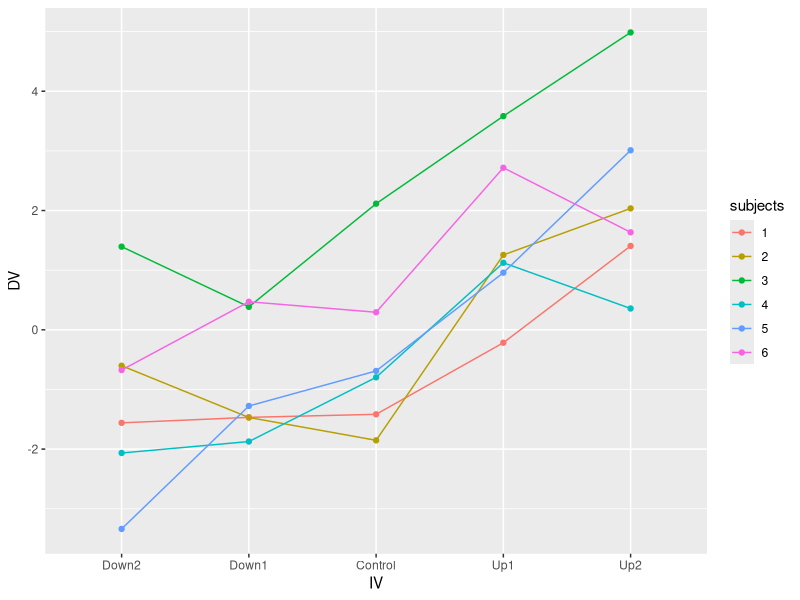

Here is the R script that generated this plot: (Note: this script raises an error after producing the figure.)
## ---- chunk 1
knitr::opts_chunk$set(echo = TRUE)
## ---- chunk 2
library(tibble)
library(dplyr)
library(ggplot2)

sim_data<-tibble(
  subjects=rep(1:6,each=5),
  IV=rep(c("Down2","Down1","Control","Up1","Up2"),times=6),
  DV=rnorm(5*6,c(-2,-1,0,1,2),1)
  )%>%
    mutate(DV = DV+rep(rnorm(6,0,1),each=5))

sim_data$IV<-factor(sim_data$IV,
                    levels=c("Down2","Down1","Control","Up1","Up2"))

sim_data$subjects<-as.factor(sim_data$subjects)

ggplot(sim_data, aes(x=IV, y=DV, group=subjects, color=subjects))+
  geom_point()+
  geom_line()
                 
## ---- chunk 3
p_value<-c()

for (i in 1:1000){
  
  sim_data<-tibble(
    subjects=rep(1:6,each=5),
    IV=rep(c("Down2","Down1","Control","Up1","Up2"),times=6),
    DV=rnorm(5*6,c(-.2,-.1,0,.1,.2),1)
  )%>%
    mutate(DV = DV+rep(rnorm(6,0,1),each=5))

  sim_data$IV<-factor(sim_data$IV,
                      levels=c("Down2","Down1","Control","Up1","Up2"))

  sim_data$subjects<-as.factor(sim_data$subjects)
  
  aov_out<-summary(aov(DV~IV + Error(subjects),sim_data))

  p_value[i]<-aov_out[2]$`Error: Within`[[1]]$`Pr(>F)`[1] 
}

#get proportion of p values less than .05
length(p_value[p_value<.05])/1000
## ---- chunk 4
godden_baddeley <- tribble(~Subjects,~LearningPlace,~TestingPlace,~Recall,
        "s1","On Land","On Land",34,
        "s2","On Land","On Land",37,
        "s3","On Land","On Land",27,
        "s4","On Land","On Land",43,
        "s5","On Land","On Land",44,
        "s1","On Land","Under Sea",18,
        "s2","On Land","Under Sea",21,
        "s3","On Land","Under Sea",25,
        "s4","On Land","Under Sea",37,
        "s5","On Land","Under Sea",34,
        "s1","Under Sea","On Land",14,
        "s2","Under Sea","On Land",21,
        "s3","Under Sea","On Land",31,
        "s4","Under Sea","On Land",27,
        "s5","Under Sea","On Land",32,
        "s1","Under Sea","Under Sea",22,
        "s2","Under Sea","Under Sea",25,
        "s3","Under Sea","Under Sea",33,
        "s4","Under Sea","Under Sea",33,
        "s5","Under Sea","Under Sea",42
        )

# convert IVs to factors
godden_baddeley <- godden_baddeley %>%
  mutate(Subjects = as.factor(Subjects),
         LearningPlace = as.factor(LearningPlace),
         TestingPlace = as.factor(TestingPlace))


####one-sample t test solutions

##Main effect of Learning Place
#sort out the Learning Place means
learning_place_means<-godden_baddeley%>%
    group_by(Subjects,LearningPlace)%>%
    summarize(mean_recall=mean(Recall))

#paired-sample t test 
t.test(mean_recall~LearningPlace,
       paired=TRUE,
       data=learning_place_means)


##Main effect of Testing Place 
#sort out the main effect of Testing Place
testing_place_means<-godden_baddeley%>%
  group_by(Subjects,TestingPlace)%>%
  summarize(mean_recall=mean(Recall))

#sort out the Testing Place means
Testing_land<-testing_place_means%>%
  filter(TestingPlace=="On Land")%>%
  select(mean_recall)

Testing_sea<-testing_place_means%>%
  filter(TestingPlace=="Under Sea")%>%
  select(mean_recall)

#one sample t test 
t.test(Testing_land$mean_recall -
       Testing_sea$mean_recall,
       mu=0)


##Interaction solution
#the effect of testing On Land for learning On Land
LL <- godden_baddeley%>%
        filter(LearningPlace=="On Land",
               TestingPlace=="On Land")%>%
        pull(Recall)

LS<-godden_baddeley%>%
        filter(LearningPlace=="On Land",
               TestingPlace=="Under Sea")%>%
        pull(Recall)


#the effect of testing On Land for learning Under Sea
SL<-godden_baddeley%>%
        filter(LearningPlace=="Under Sea",
               TestingPlace=="On Land")%>%
        pull(Recall)

SS <- godden_baddeley%>%
        filter(LearningPlace=="Under Sea",
               TestingPlace=="Under Sea")%>%
        pull(Recall)


#single sample t test 
t.test((LL - LS)-(SL - SS), mu=0)
## ---- chunk 5
sphericity <- tribble(~S, ~a1, ~a2, ~a3, ~a4,
        "s1",76,64,34,26,
        "s2",60,48,46,30,
        "s3",58,34,32,28,
        "s4",46,46,32,28,
        "s5",30,18,36,28
        )
## ---- chunk 6
library(tidyr)
library(dplyr)

#convert it into a long data and plot
sphericity<-pivot_longer(sphericity,
                         cols=!S,
                         names_to="IV",
                         values_to="DV")

sphericity<-sphericity%>%
  mutate(S=as.factor(S),
         IV=as.factor(IV))

ggplot(sphericity, aes(x=IV, 
                       y=DV, 
                       color=S,
                       group=S))+
  geom_point()+
  geom_line()

##Explanation
#If there is sphericity, a pattern across subjects on one level should be parallel to show that there is same effect at each level.  Here, we do not see that there is sphericity as the lines representing the results of each subject are very different--lines between levels converge or cross. 
## ---- chunk 7
#correct values to have same effect at each level for all subjects
sphericity <- tribble(~S, ~a1, ~a2, ~a3, ~a4,
        "s1",76,64,34,26,
        "s2",60,48,18,10,
        "s3",58,46,16,8,
        "s4",46,34,4,-4,
        "s5",30,18,-12,-20
        )

sphericity<-pivot_longer(sphericity,
                         cols=!S,
                         names_to="IV",
                         values_to="DV")

ggplot(sphericity, aes(x=IV, 
                       y=DV, 
                       color=S,
                       group=S))+
  geom_point()+
  geom_line()

## ---- chunk 8
#sphericity corrected here
sphericity <- tribble(~S, ~a1, ~a2, ~a3, ~a4,
        "s1",76,64,34,26,
        "s2",60,48,18,10,
        "s3",58,46,16,8,
        "s4",46,34,4,-4,
        "s5",30,18,-12,-20
        )
textbook<-sphericity

#double-centering
cov_matrix <- cov(textbook[,2:5])
col_mean_matrix <- cov_matrix*0 + colMeans(cov_matrix)
row_mean_matrix <- t(cov_matrix*0 + rowMeans(cov_matrix))
dc_matrix <- cov_matrix - col_mean_matrix -row_mean_matrix + mean(cov_matrix)

## greenhouse-geisser
sum(diag(dc_matrix))^2 / ((dim(dc_matrix)[1]-1)*sum(dc_matrix^2))
